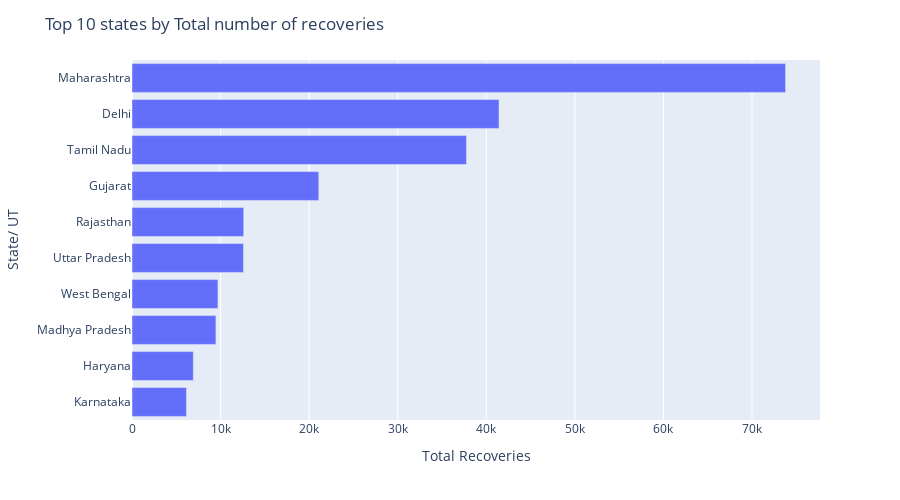

The notebook cell this image was saved under:
### Code cell
#Top 10 states by Total recoveries
fig = px.bar(top10_recoveries, y='State/ UT', x='Total Recoveries',
             hover_data=['Total Recoveries'], height=500, orientation='h'
            )

fig.update_layout(yaxis=dict(autorange="reversed"),
    title='Top 10 states by Total number of recoveries')
fig.show()

### Figure 1 — Plotly figure (JSON) as saved in the notebook; plotly's stock layout.template omitted (floating-point values rounded to 4 significant figures)
{"data": [{"alignmentgroup": "True", "customdata": [[73792], [41437], [37763], [21088], [12611], [12586], [9702], [9473], [6925], [6151]], "hovertemplate": "Total Recoveries=%{customdata[0]}<br>State/ UT=%{y}<extra></extra>", "legendgroup": "", "marker": {"color": "#636efa"}, "name": "", "offsetgroup": "", "orientation": "h", "showlegend": false, "textposition": "auto", "type": "bar", "x": [73792, 41437, 37763, 21088, 12611, 12586, 9702, 9473, 6925, 6151], "xaxis": "x", "y": ["Maharashtra", "Delhi", "Tamil Nadu", "Gujarat", "Rajasthan", "Uttar Pradesh", "West Bengal", "Madhya Pradesh", "Haryana", "Karnataka"], "yaxis": "y"}], "layout": {"barmode": "relative", "height": 500, "legend": {"tracegroupgap": 0}, "margin": {"t": 60}, "title": {"text": "Top 10 states by Total number of recoveries"}, "xaxis": {"anchor": "y", "domain": [0, 1], "title": {"text": "Total Recoveries"}}, "yaxis": {"anchor": "x", "autorange": "reversed", "domain": [0, 1], "title": {"text": "State/ UT"}}}}
